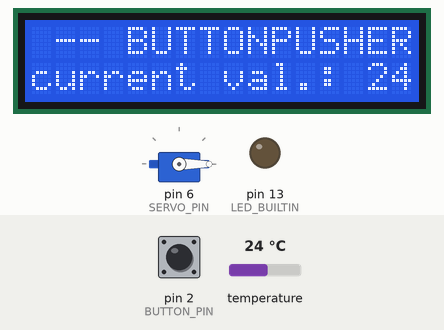
Bench run of a sketch on a simulated Arduino Uno, built with avr-gcc and run on an emulated ATmega328P. Parts: servo, 16×2 character LCD, output pins drawn as LEDs (lit = HIGH). The inputs (shaded band) are chosen by the test bench; at power-on: temperature 24 °C, pin 2 (BUTTON_PIN) HIGH.

Above: at 1.2 s.
1.3 s: temperature set to 10.5 °C
At 2.0 s:
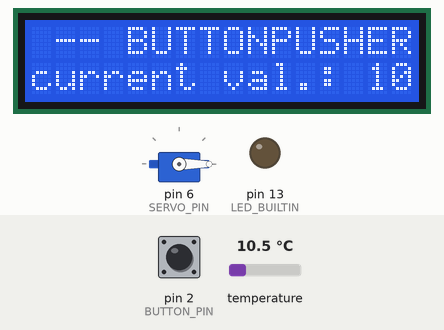
2.8 s: temperature set to 9.2 °C
At 3.5 s:
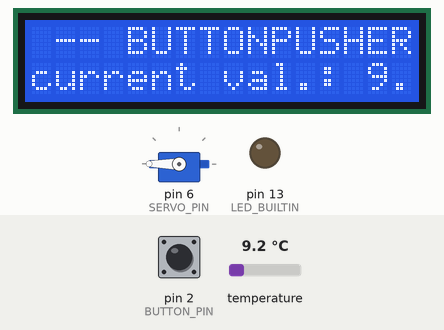
4.3 s: pin 2 (BUTTON_PIN) pulled LOW for 3.2 s
At 9.2 s:
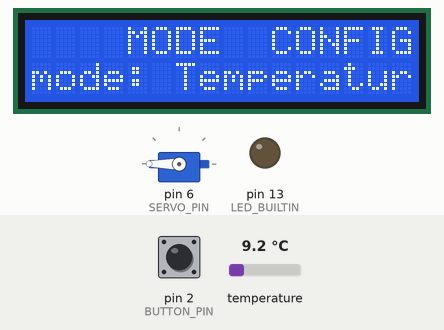
10.5 s: pin 2 (BUTTON_PIN) pulled LOW for 0.25 s
At 12.1 s:
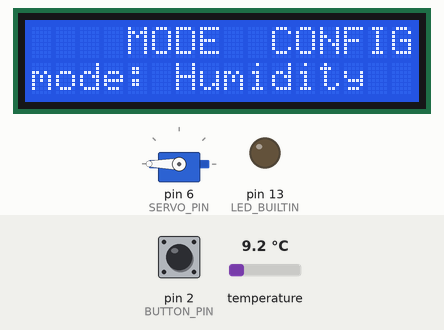
16.7 s: pin 2 (BUTTON_PIN) pulled LOW for 1 s
At 18.3 s:
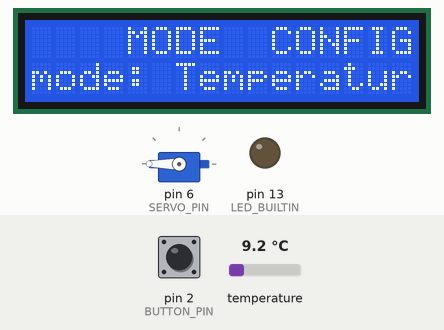
Timing chart, 0 to 19.8 s (numbered marks = the images above; inputs shaded):
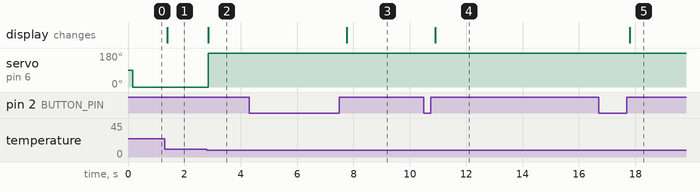

The sketch:

buttonpusher.ino
```cpp
#include <Wire.h>
#include <LiquidCrystal_I2C.h>
#include <Servo.h>
#include "Adafruit_Sensor.h"
#include "Adafruit_AM2320.h"

// CONSTANTS FOR PINS & MISC
const int BUTTON_PIN = 2;
const int SERVO_PIN = 6;

const char LCD_ADDRESS = 0x27;
const float ERROR = -999999;

// CONSTANTS FOR CONFIG
const unsigned long LONG_PRESS_TIME = 1000;
const char* MODES[] = {"Temperature", "Humidity"};
const int MODE_COUNT = 2;
const int LIMITS[] = {10, 20, 30, 40, 50, 60, 70, 80, 90, 100};
const int LIMIT_COUNT = 10;
const char* OPERATORS[] = {"<", ">"};
const int OPERATOR_COUNT = 2;

// CONSTANTS FOR LCD TEXTS
char TITLE_TEXT[] = " -- BUTTONPUSHER -- ";
String TOOLTIP_TEXT = "hold btn " + String(LONG_PRESS_TIME / 1000) + "s to conf.";
char SELECTED_LIMIT_TEXT[] = "selected lim: ";
char CURRENT_VALUE_TEXT[] = "current val.: ";
char LONG_TOOLTIP_TEXT[] = "long btn: continue  ";
char SHORT_TOOLTIP_TEXT[] = "short btn: cycle val";

// GLOBALS FOR BUTTON HANDLING
unsigned long elapsed_time = 0;
unsigned long previous_elapsed_time = 0;

bool press_started = false;
bool is_long_pressed = false;
bool is_short_pressed = false;

// GLOBALS FOR STATE
int screen_number = 0;
int mode = 1;
int limit = 1;
int op = 1;
float value = ERROR;

bool use_custom_limit = false;
int custom_limit_serial = 0;
int custom_limit = 0;

// DEVICES
Adafruit_AM2320 am2320 = Adafruit_AM2320(); // temp/humidity sensor
Servo myservo; // servo
LiquidCrystal_I2C lcd(LCD_ADDRESS, 20, 4); // lcd

void setup() {
  Serial.begin(9600);
  pinMode(LED_BUILTIN, OUTPUT);
  pinMode(BUTTON_PIN, INPUT);
  pinMode(SERVO_PIN, OUTPUT);

  // Curernt ms as elapsed time
  previous_elapsed_time = millis();

  // Init temp/humidity sensor
  am2320.begin();

  // Init servo
  myservo.attach(SERVO_PIN);

  // Init lcd
  lcd.init();
  lcd.backlight();
}

void loop() {
  // uncomment for debug printing
  // debugPrint();

  // Read custom value from Serial
  if (Serial.available() > 0) {
    String input_line = Serial.readStringUntil('\n');
    input_line.trim(); // Remove leading/trailing spaces

    // Convert the input to an integer
    int temp_value = input_line.toInt();

    if (temp_value >= -999 && temp_value <= 999) {
      custom_limit = temp_value;
      use_custom_limit = true;
      Serial.print("Accepted int: ");
      Serial.println(custom_limit);
    } else {
      Serial.println("Value out of range. Must be between -999 and 999.");
    }
  }

  // Grab the button value and check press dration
  int btn_value = digitalRead(BUTTON_PIN);
  checkButtonPress(btn_value);

  // Change screen number on long press
  if (is_long_pressed) {
    screen_number += 1;
  }

  // Show screen based on screen_number
  if (screen_number == 0) {
    defaultScreen();
  } else if (screen_number == 1) {
    modeConfigScreen();
  } else if (screen_number == 2) {
    limitConfigScreen();
  } else if (screen_number == 3) {
    operatorConfigScreen();
  } else {
    screen_number = 0;
    defaultScreen();
  }

  // Move servo if in default view (screen_number == 0)
  // if evaluate() true -> move to 270, if evaluate() false -> reset to 0
  if (screen_number == 0) {
    bool move_servo = false;
    if (use_custom_limit) {
      move_servo = compare(value, custom_limit);
    } else {
      move_servo = compare(value, LIMITS[limit - 1]);
    }
    if (move_servo) {
      myservo.write(270);
      delay(100);
    } else {
      myservo.write(0);
      delay(100);
    }
  }

  // Reset button press and add small delay
  is_short_pressed = false;
  is_long_pressed = false;
  delay(10);
}

// The default screen showing:
// Title, selected mode with operator, selected limit and live sensor readnig for selected mode
void defaultScreen() {

  lcd.setCursor(0,0);
  lcd.print(TITLE_TEXT);
  lcd.setCursor(0,1);
  lcd.print(TOOLTIP_TEXT);

  // Print current config info. Examples:
  // "mode: H < limit: 30" (humidity less than 30)
  // "mode: T > limit: 10" (temperature more than 10)
  lcd.setCursor(0,2);
  lcd.print("mode: ");
  lcd.print(MODES[mode - 1][0]);
  lcd.print(" ");
  lcd.print(OPERATORS[op - 1][0]);
  lcd.print(" limit:");
  if (use_custom_limit) {
    printLimit(custom_limit);
  } else {
    printLimit(LIMITS[limit-1]);
  }

  // Read value based on selected mode
  value = ERROR;
  if (mode == 1) {
    value = am2320.readTemperature();
  } else if (mode == 2) {
    value = am2320.readHumidity();
  }

  // Print current sensor reading for selected mode
  lcd.setCursor(0,3);
  lcd.print(CURRENT_VALUE_TEXT);
  lcd.print(value);
}

// Config screen for changing selected mode
void modeConfigScreen() {
  mode = cycleOnShortPress(mode, MODE_COUNT);
  lcd.setCursor(0,0);
  printConfigInfo("    MODE  CONFIG    ");
  lcd.setCursor(0,3);
  lcd.print("mode:               ");
  lcd.setCursor(6,3);
  lcd.print(MODES[mode - 1]);
}

// Config screen for changing selected limit
void limitConfigScreen() {

  if (is_short_pressed) {
    use_custom_limit = false;
  }

  limit = cycleOnShortPress(limit, LIMIT_COUNT);
  lcd.setCursor(0,0);
  printConfigInfo("    LIMIT CONFIG    ");
  lcd.setCursor(0,3);
  lcd.print("limit:              ");
  lcd.setCursor(7, 3);
  lcd.print(LIMITS[limit - 1]);
}

// Config screen for changing selected operator
void operatorConfigScreen() {
  op = cycleOnShortPress(op, OPERATOR_COUNT);
  printConfigInfo("  OPERATOR  CONFIG  ");
  lcd.setCursor(0,3);
  lcd.print("operator:           ");
  lcd.setCursor(10, 3);
  lcd.print(OPERATORS[op - 1]);
}

// Function for cycling array indexes on short press
int cycleOnShortPress(int val, int count) {
  if (is_short_pressed) {
    val++;
    if (val > count) {
      val = 1;
    }
  }
  return val;
}

// Function for compares given values using globally set operator
bool compare(float value, int value2) {
  if (value == ERROR) {
    return false;
  }

  if (op == 1) {
    return (value < value2);
  } else if (op == 2) {
    return (value > value2);
  } else {
    return false;
  }
}

// Calls either buttonDown or buttonUp based on btn_value.
void checkButtonPress(int btn_value) {
  if (btn_value == LOW) {
    buttonDown();
  } else {
    if (press_started) {
      buttonUp();
    }
  }
}

// Acts like an event for button down.
// Starts or continues tracking the time button has been pressed
void buttonDown() {
  if (press_started == false) {
    elapsed_time = 0;
    press_started = true;
    elapsed_time = 0;
    previous_elapsed_time = millis();
  } else {
    elapsed_time = millis() - previous_elapsed_time;
  }
}

// Acts like an event for button up.
// Decides if press was either short or long based on time tracked
void buttonUp() {
  press_started = false;
  is_short_pressed = false;
  is_long_pressed = false;
  if (elapsed_time < LONG_PRESS_TIME) {
    is_short_pressed = true;
  } else {
    is_long_pressed = true;
  }
}

// Prints the limit with needed whitespace around it.
void printLimit(int val) {
  if (val >= 0) {
    lcd.print(" ");
  }
  lcd.print(val);
  if (val < 100 && val > -100) {
    lcd.print(" ");
  }
  if (val < 10 && val > -10) {
    lcd.print(" ");
  }
}

// Prints given title + tooltips for a config screen
void printConfigInfo(String title) {
  lcd.setCursor(0,0);
  lcd.print(title);
  lcd.setCursor(0,1);
  lcd.print(LONG_TOOLTIP_TEXT);
  lcd.setCursor(0,2);
  lcd.print(SHORT_TOOLTIP_TEXT);
}

// Debug printing of important values
void debugPrint() {
  Serial.println("");
  Serial.print("Value ");
  Serial.print(value);
  Serial.print(", Limit ");
  Serial.print(LIMITS[limit - 1]);
  Serial.print(", Op ");
  Serial.print(OPERATORS[op - 1]);
  Serial.print(" ::: ");
  Serial.print(compare(value, LIMITS[limit - 1]));
}
```

Measured:
- the behaviour switches between 10 and 9.9 °C on temperature (found by bisection; images 1 and 2)
- after the input at 1.3 s, the display: changes after 0.10 s (image 1)
- after the input at 2.8 s, servo on pin 6 (SERVO_PIN): 0° → 180° at once; the display: changes at once (image 2)
- after the input at 4.3 s, the display: changes after 3.5 s (image 3)
- after the input at 10.5 s, the display: changes after 0.41 s (image 4)
- after the input at 16.7 s, the display: changes after 1.1 s (image 5)
